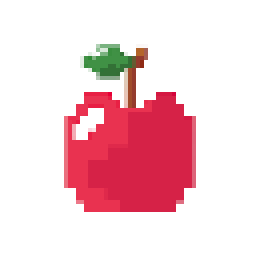
#> input picture apple.png, 65 x 70 px (shown 4 times larger)
$ python icon_resize.py
#> lines starting #> are read from the running program, lines starting #| are printed output that depends on the picture
from PIL import Image

im = Image.open("apple.png")
#> im is the input picture: PIL image 65x70 RGBA; mean R, G, B, A 42.9, 10.3, 15, 51.5
resized_im = im.resize(( int(round(im.size[0]*0.3)), int(round(im.size[1]*0.3)) ))
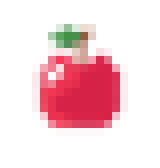
#> resized_im: PIL image 20x21 RGBA (shown 8 times larger); mean R, G, B, A 66, 15.6, 22.4, 51.6; transparent parts drawn white
resized_im.save('apple.png')
